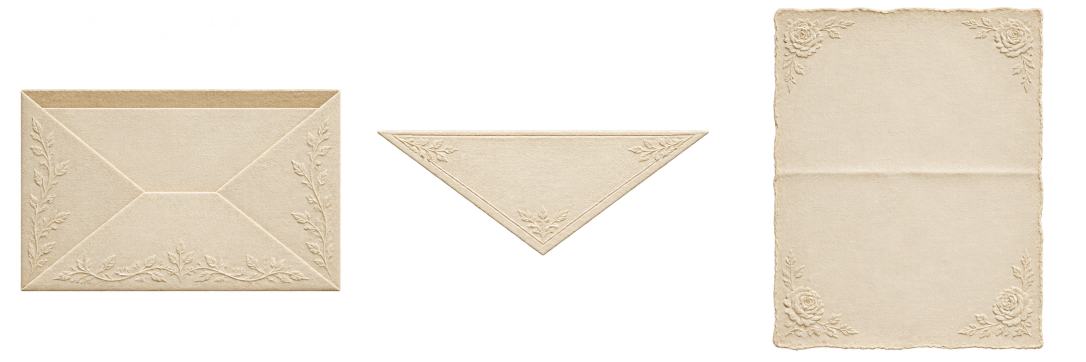
#> input picture artwork/envelope-layers.png, 2172 x 724 px (shown at 1/2 size)
$ python render-envelope.py
#> lines starting #> are read from the running program, lines starting #| are printed output that depends on the picture
from PIL import Image, ImageEnhance
from pathlib import Path
import math
root=Path(__file__).resolve().parent.parent
out=root/'public/images/stationery'
out.mkdir(parents=True,exist_ok=True)
src=Image.open(root/'artwork/envelope-layers.png').convert('RGBA')
#> src is the input picture: PIL image 2172x724 RGBA; mean R, G, B, A 104.8, 97.8, 86.3, 113.6
def cut(a,b):
#> called with a = 0, b = 724
 im=src.crop((a,0,b,724)); alpha=im.getchannel('A').point(lambda p: p if p>95 else 0); im.putalpha(alpha); return im.crop(alpha.getbbox())
#> after `im = src.crop((a, 0, b, 724))`:
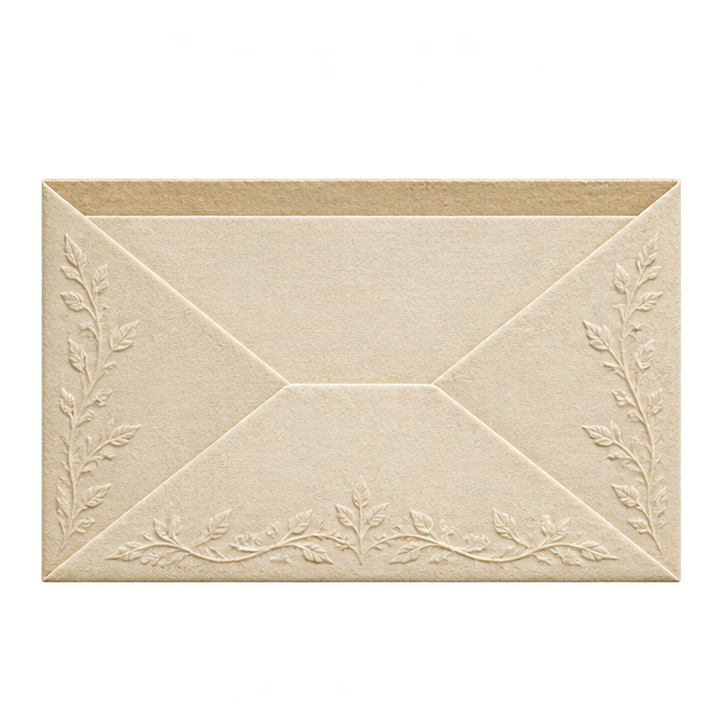
#> im: PIL image 724x724 RGBA; mean R, G, B, A 112.9, 104.7, 89.9, 124.2; transparent parts drawn white
#> after `alpha = im.getchannel('A').point(lambda p: p if p > 95 else 0)`:
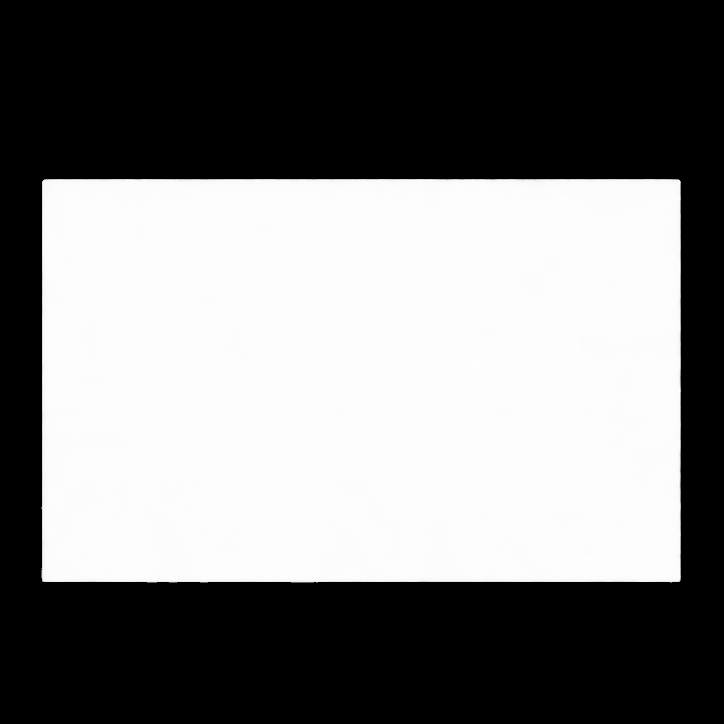
#> alpha: PIL image 724x724 L; min 0, max 255, mean 124
#> after `return im.crop(alpha.getbbox())`:
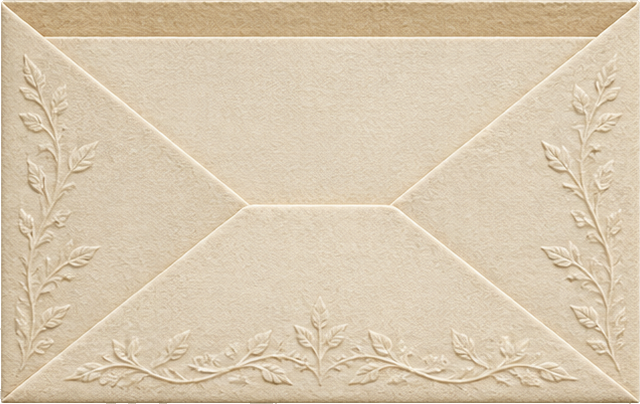
#> returned value: PIL image 640x404 RGBA; mean R, G, B, A 216.1, 199.8, 174.2, 251.3; transparent parts drawn white
body=cut(0,724).resize((490,308),Image.Resampling.LANCZOS)
# Generated personal motifs stay attached to the same paper body in every frame.
#> (the run stopped early here; a loop or call above may not have finished)

$ run again, with artwork/continuous-paper.png copied over artwork/envelope-layers.png
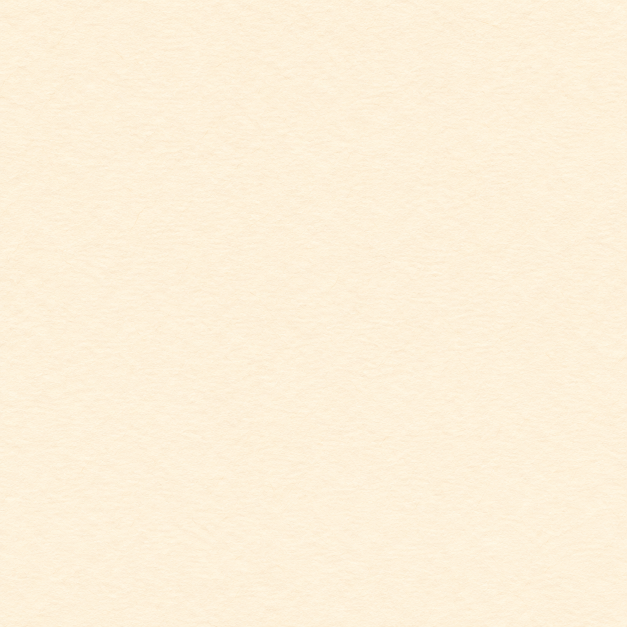
#> input picture artwork/continuous-paper.png, 1254 x 1254 px (shown at 1/2 size)
#> in cut, `im = src.crop((a, 0, b, 724))`:
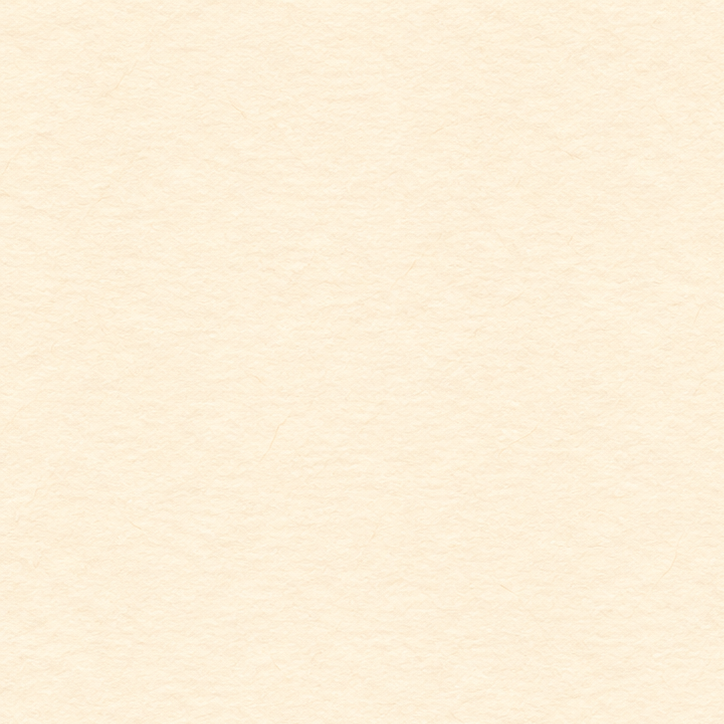
#> im: PIL image 724x724 RGBA; mean R, G, B, A 253, 240.3, 217.5, 255
#> alpha: PIL image 724x724 L; every value is 255
#> `body=cut(0,724).resize((490,308),Image.Resampling.LANCZOS)`:
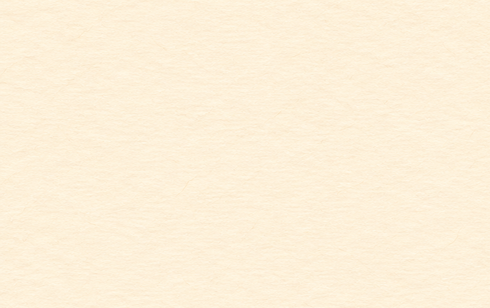
#> body: PIL image 490x308 RGBA; mean R, G, B, A 253, 240.3, 217.6, 255

$ run again, with artwork/photo-fasteners.png copied over artwork/envelope-layers.png
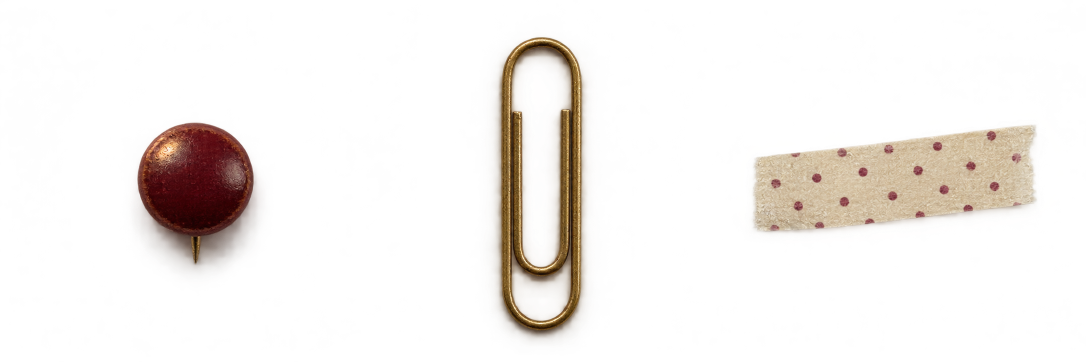
#> input picture artwork/photo-fasteners.png, 2172 x 724 px (shown at 1/2 size)
#> src is the input picture: PIL image 2172x724 RGBA; mean R, G, B, A 32.8, 26.2, 20.6, 30.6
#> in cut, `return im.crop(alpha.getbbox())`:
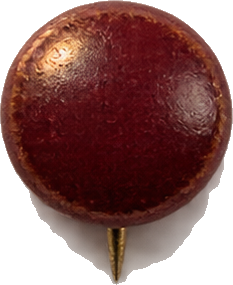
#> returned value: PIL image 233x285 RGBA; mean R, G, B, A 82.4, 38.2, 32.5, 172.8; transparent parts drawn white
#> `body=cut(0,724).resize((490,308),Image.Resampling.LANCZOS)`:
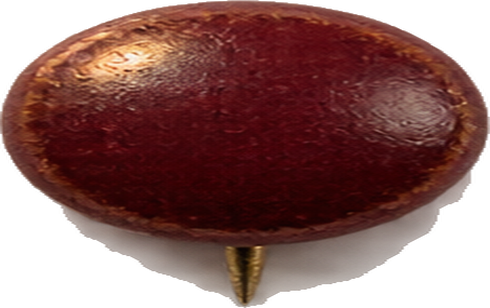
#> body: PIL image 490x308 RGBA; mean R, G, B, A 66.7, 27.8, 24.1, 172.9; transparent parts drawn white
